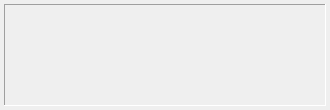
<?xml version="1.0" encoding="UTF-8"?>
<ui version="4.0">
 <class>Form</class>
 <widget class="QWidget" name="Form">
  <property name="geometry">
   <rect>
    <x>0</x>
    <y>0</y>
    <width>330</width>
    <height>110</height>
   </rect>
  </property>
  <layout class="QVBoxLayout" name="verticalLayout">
   <property name="leftMargin">
    <number>4</number>
   </property>
   <property name="topMargin">
    <number>4</number>
   </property>
   <property name="rightMargin">
    <number>4</number>
   </property>
   <property name="bottomMargin">
    <number>4</number>
   </property>
   <item>
    <widget class="QFrame" name="frame">
     <property name="frameShape">
      <enum>QFrame::Panel</enum>
     </property>
     <property name="frameShadow">
      <enum>QFrame::Sunken</enum>
     </property>
     <layout class="QVBoxLayout" name="verticalLayout_2">
      <item>
       <widget class="QLabel" name="_label">
        <property name="font">
         <font>
          <pointsize>14</pointsize>
         </font>
        </property>
        <property name="alignment">
         <set>Qt::AlignLeading|Qt::AlignLeft|Qt::AlignTop</set>
        </property>
       </widget>
      </item>
      <item alignment="Qt::AlignHCenter">
       <widget class="WidgetLedBank" name="_widgetLeds" native="true"/>
      </item>
     </layout>
    </widget>
   </item>
  </layout>
 </widget>
 <customwidgets>
  <customwidget>
   <class>WidgetLedBank</class>
   <extends>QWidget</extends>
   <header>widgetledbank.h</header>
   <container>1</container>
  </customwidget>
 </customwidgets>
 <resources/>
 <connections/>
</ui>
